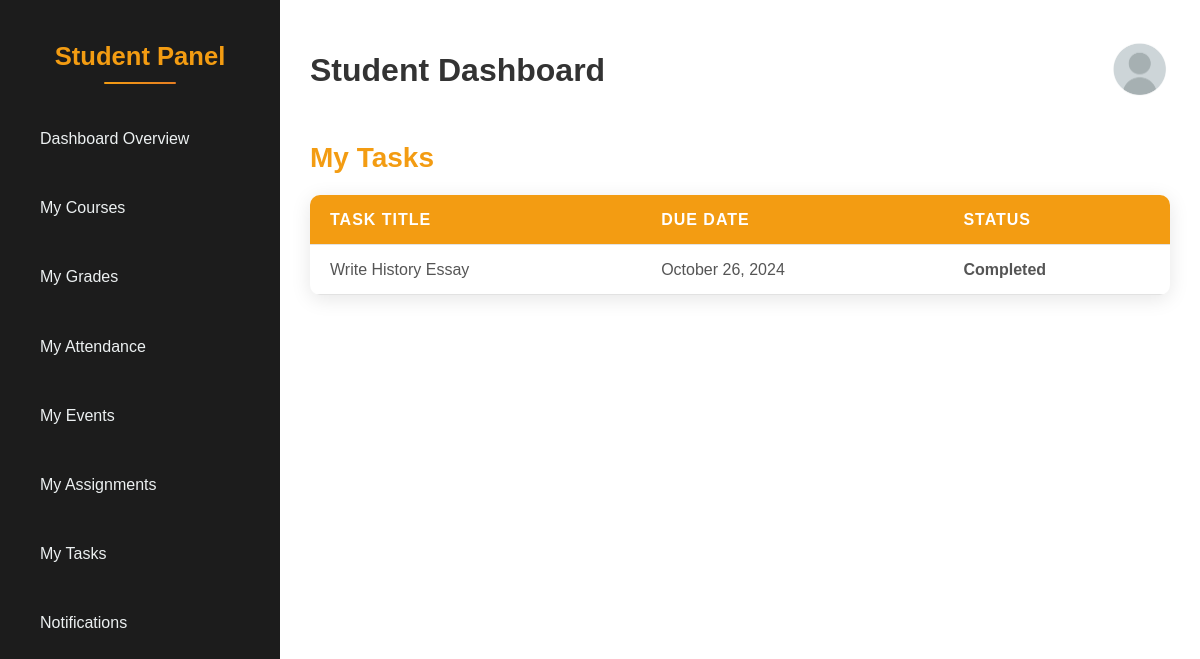
Screenshot of /student_dashboard.php?section=tasks (signed in) with the database file from the repository.
### tables this page shows
CREATE TABLE tasks (
    task_id INT AUTO_INCREMENT PRIMARY KEY,
    student_id INT NOT NULL,   
    task_title VARCHAR(150) NOT NULL,
    task_description TEXT,
    due_date DATE NOT NULL,
    status ENUM('pending', 'completed') DEFAULT 'pending',
    created_at TIMESTAMP DEFAULT CURRENT_TIMESTAMP,
    FOREIGN KEY (student_id) REFERENCES students(student_id) ON DELETE CASCADE
);

### tasks_section.php (the view, shortened to what this page needs)
<?php
require '../php/db_connection.php';
$student_id = $_SESSION['user_id'];
try {
    $tasksQuery = $pdo->prepare("SELECT task_title, due_date, status FROM tasks WHERE student_id = ? ORDER BY due_date ASC");
    $tasksQuery->execute([$student_id]);
    $tasksData = $tasksQuery->fetchAll(PDO::FETCH_ASSOC);
} catch (PDOException $e) {
    $_SESSION['error'] = 'Failed to fetch tasks: ' . htmlspecialchars($e->getMessage());
    header("Location: ../php/student_dashboard.php?section=tasks");
    exit();
}
?>
<!DOCTYPE html>
<html lang="en">
<head>
    <link rel="stylesheet" href="../css/student_dashboard_sections.css">
</head>
<body>
    <h2>My Tasks</h2>
    <?php if (empty($tasksData)): ?>
        <p>You have no tasks at this time.</p>
    <?php else: ?>
        <table class="tasks-table">
            <thead>
                <tr>
                    <th>Task Title</th>
                    <th>Due Date</th>
                    <th>Status</th>
                </tr>
            </thead>
            <tbody>
                <?php foreach ($tasksData as $task): ?>
                    <tr>
                        <td><?php echo htmlspecialchars($task['task_title']); ?></td>
                        <td><?php echo htmlspecialchars(date('F j, Y', strtotime($task['due_date']))); ?></td>
                        <td><?php echo htmlspecialchars(ucfirst($task['status'])); ?></td>
                    </tr>
                <?php endforeach; ?>
            </tbody>
        </table>
    <?php endif; ?>
</body>
</html>

### student_dashboard.css (style rules this page uses)
:root { --primary-color: #f39c12; --secondary-color: #1c1c1c; --light-bg: #eef2f3; --white-bg: #ffffff; --text-color: #333; --dark-text-color: #34495e; --hover-color: #e67e22; --light-gray: #f7f9fc; --shadow: rgba(0, 0, 0, 0.1); }
body { font-family: 'Poppins', sans-serif; margin: 0; background-color: var(--light-bg); color: var(--text-color); line-height: 1.2; scroll-behavior: smooth; }

### student_dashboard_sections.css (style rules this page uses)
body { font-family: 'Poppins', sans-serif; margin: 0; background-color: #eef2f3; color: #333; padding: 0; }
h2 { font-size: 28px; color: #f39c12; margin-bottom: 20px; }
table { width: 100%; border-collapse: collapse; margin-top: 20px; background-color: #ffffff; box-shadow: 0 4px 20px rgba(0, 0, 0, 0.1); border-radius: 10px; overflow: hidden; }
table th, table td { padding: 15px 20px; text-align: left; border-bottom: 1px solid #e2e2e2; }
table th { font-weight: bold; text-transform: uppercase; letter-spacing: 1px; background-color: #f39c12; color: white; }
table td { color: #555; }
td:last-child { text-align: left; font-weight: bold; }

### rows the page displays
tasks: task_title "Write History Essay", due_date "October 26, 2024", status "Completed"
